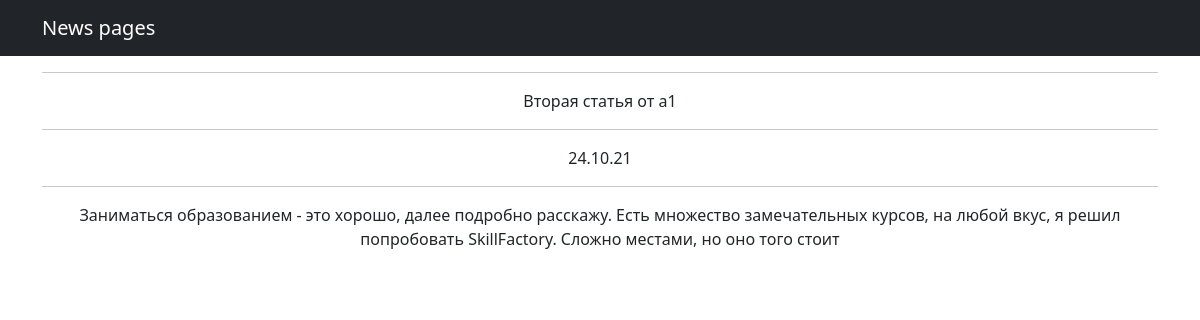
The page /news/2 on the database its author committed.
### News/models.py (models this page shows, shortened)
class Post(models.Model):
    author = models.ForeignKey("Author", on_delete=models.CASCADE, related_name="posts")
    type_post = models.CharField(max_length=2, choices=TYPE_POST, default=post_news)
    datetime_created = models.DateTimeField(auto_now_add=True)
    categories = models.ManyToManyField("Category", through="PostCategory")
    title = models.CharField(max_length=255, null=False)
    text_article = models.TextField(null=False)
    _rating = models.IntegerField(default=0, db_column="rating")
    @property
    def like(self):
        return self._rating
    @property
    def dislike(self):
        return self._rating

### News/views.py (the view)
# urls.py: path('<int:pk>', PostDetailView.as_view()),
class PostDetailView(DetailView):
    model = Post
    template_name = 'post.html'
    context_object_name = 'post'

### News/templatetags/custom_filters.py (called while the page is built)
@register.filter(name='censor')
def censor(value, arg):
    text_no_censor = str(value)
    words = ['блин', 'гад', 'лох']
    for word in words:
        text_no_censor = sub(word, str(arg), text_no_censor)
    return text_no_censor

### templates/post.html (shortened to what this page needs)
{% extends 'flatpages/default.html' %}
{% load custom_filters %}
{% block content %}
<hr>
{{ post.title|censor:'...' }}
<hr>
{{ post.datetime_created|date:'d.m.y' }}
<hr>
{{ post.text_article|censor:'...' }}
{% endblock content %}

### rows shown on the page
Post: title|censor "Вторая статья от a1", datetime_created "24.10.21", text_article|censor "Заниматься образованием - это хорошо, далее подробно расскажу. Есть множество замечательных курсов, на любой вкус, я решил попробовать SkillFactory. Сложно местами, но оно того стоит"
